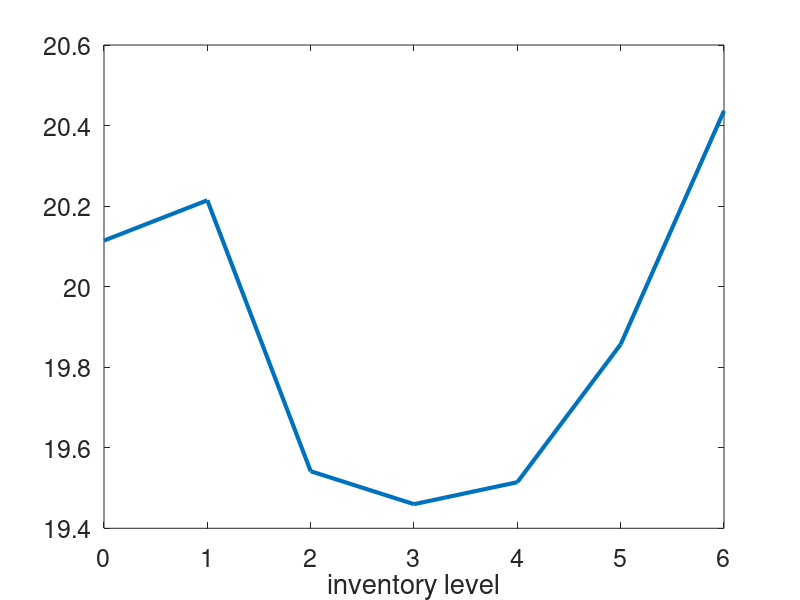
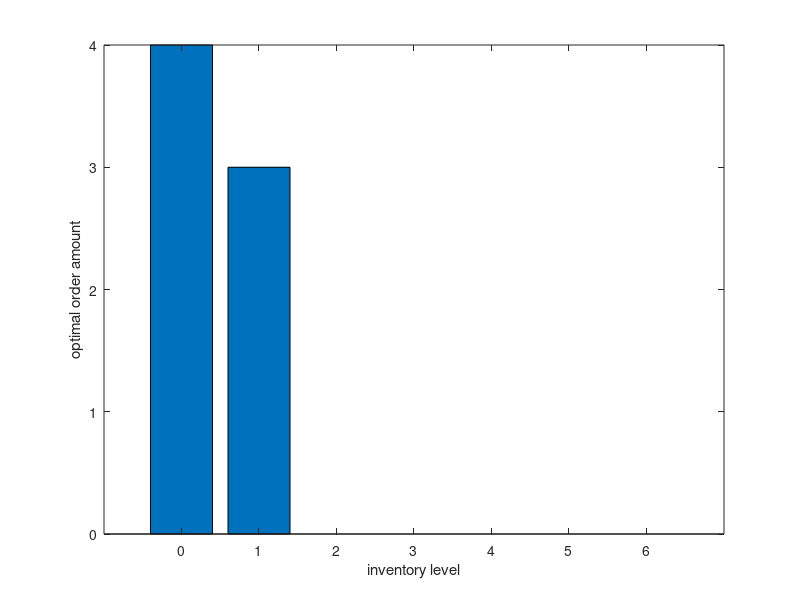

These figures' MATLAB source, in order:
% Basic Dynamic Programming Implementation for Inventory Control

%% problem data
C = 6;  % warehouse capacity
p = [0.1 0.2 0.7]; % demand pdf, Prob(wt = 2,1,0)

n = C + 1; % number of states
m = n;
T = 50; % time horizon

% cost parameters
s = 0.1; % unit stock storage cost
o = 1; % fixed ordering cost

g = [s*(0:C)' kron(s*(0:C)' + o, ones(1,C))]; % stage cost
gT = zeros(n,1);


%% DP algorithm
J = zeros(n,T+1); % optimal cost functions
pistar = zeros(n,T); % optimal policy

% initialize
J(:,T+1) = gT;

% recursion
for t = T:-1:1 % backward time recursion
    for i=1:n  % state loop
        Ju = zeros(m,1) + inf;
        for j=max(4-i,1):min(n+1-i,n) % input loop, only update for allowable inputs
            pu = zeros(1,n);
            pu(j-2+i-1:j+i-1) = p;
            Ju(j) = g(i,j) + pu*J(:,t+1);
        end
        [J(i,t), pistar(i,t)] = min(Ju);
    end
end

plot(0:C,J(:,1), 'LineWidth', 3);
set(gca,'fontsize',18);
xlabel('inventory level');

figure;
bar(0:6, pistar(:,1) - 1);
ylabel('optimal order amount');
xlabel('inventory level');
